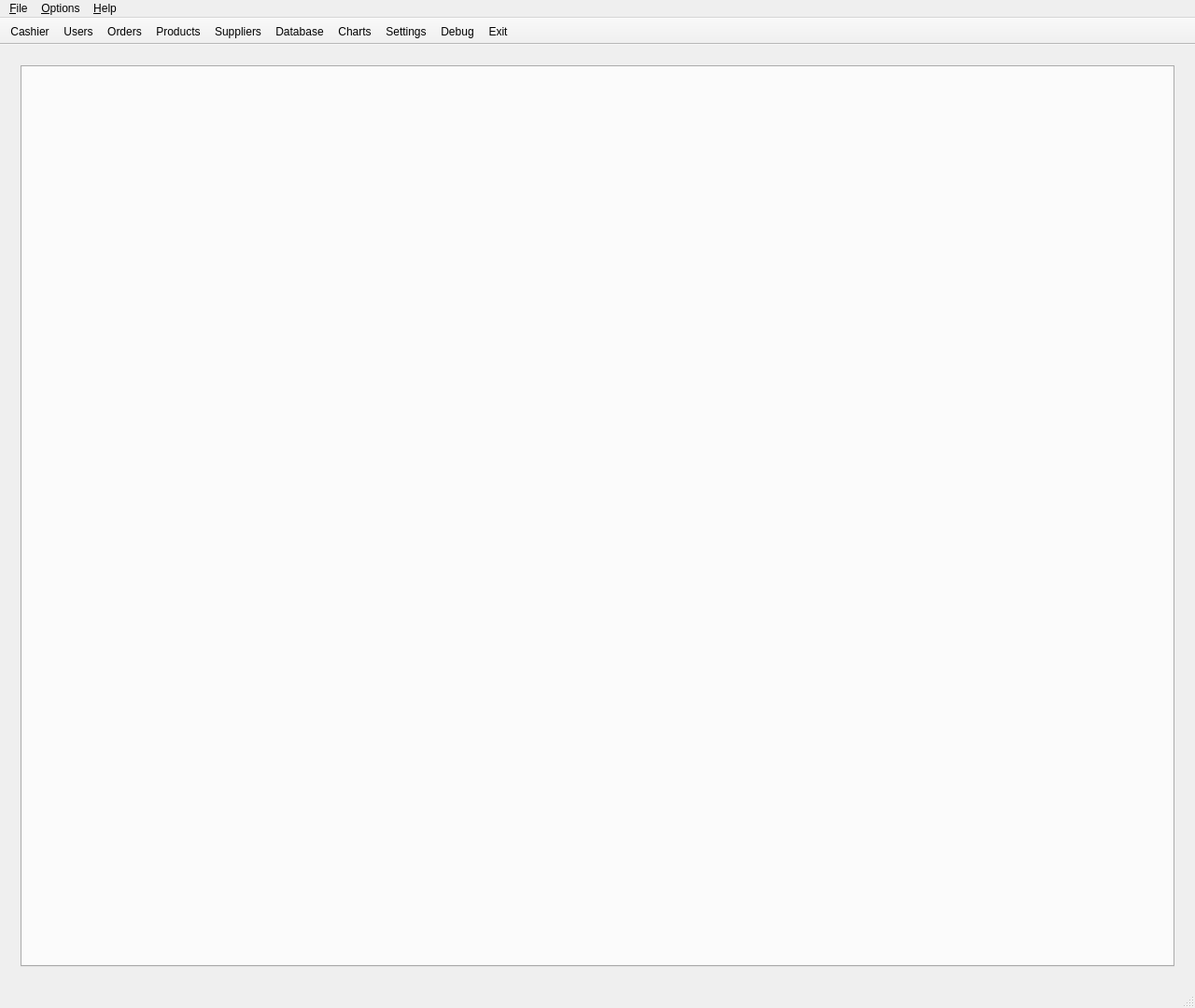
<?xml version="1.0" encoding="UTF-8"?>
<ui version="4.0">
 <class>MainWindow</class>
 <widget class="QMainWindow" name="MainWindow">
  <property name="geometry">
   <rect>
    <x>0</x>
    <y>0</y>
    <width>1280</width>
    <height>1080</height>
   </rect>
  </property>
  <property name="minimumSize">
   <size>
    <width>600</width>
    <height>600</height>
   </size>
  </property>
  <property name="windowTitle">
   <string>Point of Sale</string>
  </property>
  <property name="windowIcon">
   <iconset resource="qrc.qrc">
    <normaloff>:/icons/snono.png</normaloff>:/icons/snono.png</iconset>
  </property>
  <property name="iconSize">
   <size>
    <width>64</width>
    <height>40</height>
   </size>
  </property>
  <widget class="QWidget" name="centralWidget">
   <layout class="QVBoxLayout" name="verticalLayout">
    <item>
     <widget class="QStackedWidget" name="stackedWidget">
      <property name="currentIndex">
       <number>0</number>
      </property>
      <widget class="QWidget" name="mainPage">
       <layout class="QVBoxLayout" name="verticalLayout_3">
        <item>
         <widget class="QTabWidget" name="tabWidget">
          <property name="contextMenuPolicy">
           <enum>Qt::DefaultContextMenu</enum>
          </property>
          <property name="tabShape">
           <enum>QTabWidget::Rounded</enum>
          </property>
          <property name="currentIndex">
           <number>-1</number>
          </property>
          <property name="elideMode">
           <enum>Qt::ElideNone</enum>
          </property>
          <property name="documentMode">
           <bool>false</bool>
          </property>
          <property name="tabsClosable">
           <bool>true</bool>
          </property>
          <property name="movable">
           <bool>true</bool>
          </property>
         </widget>
        </item>
       </layout>
      </widget>
     </widget>
    </item>
   </layout>
  </widget>
  <widget class="QMenuBar" name="menuBar">
   <property name="geometry">
    <rect>
     <x>0</x>
     <y>0</y>
     <width>1280</width>
     <height>22</height>
    </rect>
   </property>
   <widget class="QMenu" name="menufile">
    <property name="title">
     <string>&amp;File</string>
    </property>
    <addaction name="separator"/>
    <addaction name="actionCashier"/>
    <addaction name="actionUsers"/>
    <addaction name="actionExit"/>
   </widget>
   <widget class="QMenu" name="menuoptions">
    <property name="title">
     <string>&amp;Options</string>
    </property>
   </widget>
   <widget class="QMenu" name="menu_Help">
    <property name="title">
     <string>&amp;Help</string>
    </property>
    <addaction name="actionAbout"/>
   </widget>
   <addaction name="menufile"/>
   <addaction name="menuoptions"/>
   <addaction name="menu_Help"/>
  </widget>
  <widget class="QToolBar" name="mainToolBar">
   <property name="contextMenuPolicy">
    <enum>Qt::NoContextMenu</enum>
   </property>
   <property name="movable">
    <bool>false</bool>
   </property>
   <property name="toolButtonStyle">
    <enum>Qt::ToolButtonTextUnderIcon</enum>
   </property>
   <attribute name="toolBarArea">
    <enum>TopToolBarArea</enum>
   </attribute>
   <attribute name="toolBarBreak">
    <bool>false</bool>
   </attribute>
   <addaction name="actionCashier"/>
   <addaction name="actionUsers"/>
   <addaction name="actionOrders"/>
   <addaction name="actionProducts"/>
   <addaction name="actionSuppliers"/>
   <addaction name="actionDatabase"/>
   <addaction name="actionCharts"/>
   <addaction name="actionSettings"/>
   <addaction name="actionDebug"/>
   <addaction name="actionExit"/>
  </widget>
  <widget class="QStatusBar" name="statusBar"/>
  <action name="actionCashier">
   <property name="icon">
    <iconset resource="qrc.qrc">
     <normaloff>:/icons/color/icons8-cashier-machine-96.png</normaloff>:/icons/color/icons8-cashier-machine-96.png</iconset>
   </property>
   <property name="text">
    <string>Cashier</string>
   </property>
  </action>
  <action name="actionUsers">
   <property name="icon">
    <iconset resource="qrc.qrc">
     <normaloff>:/icons/color/icons8-person-96.png</normaloff>:/icons/color/icons8-person-96.png</iconset>
   </property>
   <property name="text">
    <string>Users</string>
   </property>
  </action>
  <action name="actionMachines">
   <property name="text">
    <string>Machines</string>
   </property>
  </action>
  <action name="actionLogout">
   <property name="text">
    <string>Logout</string>
   </property>
  </action>
  <action name="actionCharts">
   <property name="icon">
    <iconset resource="qrc.qrc">
     <normaloff>:/icons/color/icons8-combo-chart-96.png</normaloff>:/icons/color/icons8-combo-chart-96.png</iconset>
   </property>
   <property name="text">
    <string>Charts</string>
   </property>
  </action>
  <action name="actionSettings">
   <property name="icon">
    <iconset resource="qrc.qrc">
     <normaloff>:/icons/color/icons8-settings-480.png</normaloff>:/icons/color/icons8-settings-480.png</iconset>
   </property>
   <property name="text">
    <string>Settings</string>
   </property>
  </action>
  <action name="actionDatabase">
   <property name="icon">
    <iconset resource="qrc.qrc">
     <normaloff>:/icons/color/icons8-database-96.png</normaloff>:/icons/color/icons8-database-96.png</iconset>
   </property>
   <property name="text">
    <string>Database</string>
   </property>
  </action>
  <action name="actionExit">
   <property name="icon">
    <iconset resource="qrc.qrc">
     <normaloff>:/icons/color/icons8-cancel-480.png</normaloff>:/icons/color/icons8-cancel-480.png</iconset>
   </property>
   <property name="text">
    <string>Exit</string>
   </property>
  </action>
  <action name="actionAbout">
   <property name="text">
    <string>About</string>
   </property>
  </action>
  <action name="actionSuppliers">
   <property name="icon">
    <iconset resource="qrc.qrc">
     <normaloff>:/icons/color/icons8-supplier-96.png</normaloff>:/icons/color/icons8-supplier-96.png</iconset>
   </property>
   <property name="text">
    <string>Suppliers</string>
   </property>
  </action>
  <action name="actionOrders">
   <property name="icon">
    <iconset resource="qrc.qrc">
     <normaloff>:/icons/color/icons8-paid-96.png</normaloff>:/icons/color/icons8-paid-96.png</iconset>
   </property>
   <property name="text">
    <string>Orders</string>
   </property>
  </action>
  <action name="actionDebug">
   <property name="icon">
    <iconset resource="qrc.qrc">
     <normaloff>:/icons/color/icons8-bug-96.png</normaloff>:/icons/color/icons8-bug-96.png</iconset>
   </property>
   <property name="text">
    <string>Debug</string>
   </property>
  </action>
  <action name="actionProducts">
   <property name="icon">
    <iconset resource="qrc.qrc">
     <normaloff>:/icons/color/icons8-product-96.png</normaloff>:/icons/color/icons8-product-96.png</iconset>
   </property>
   <property name="text">
    <string>Products</string>
   </property>
  </action>
 </widget>
 <layoutdefault spacing="6" margin="11"/>
 <resources>
  <include location="qrc.qrc"/>
 </resources>
 <connections/>
</ui>
